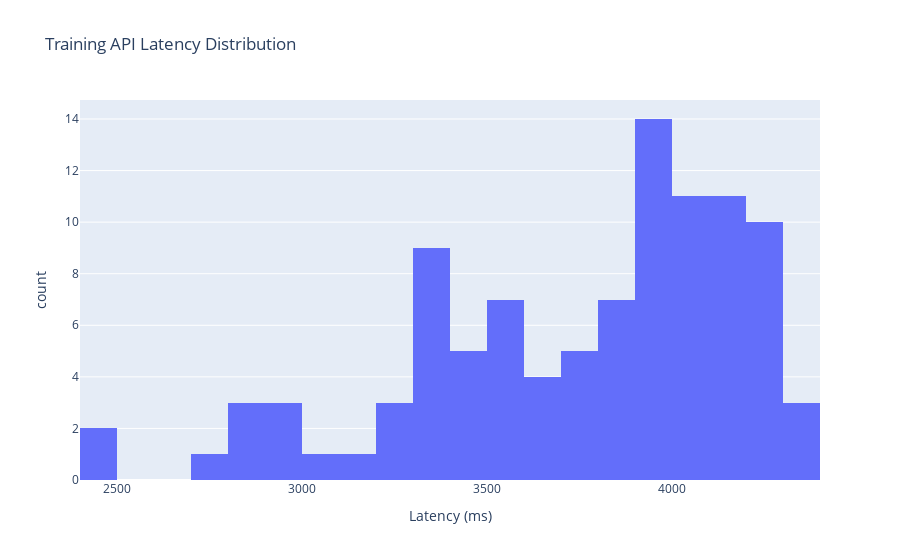
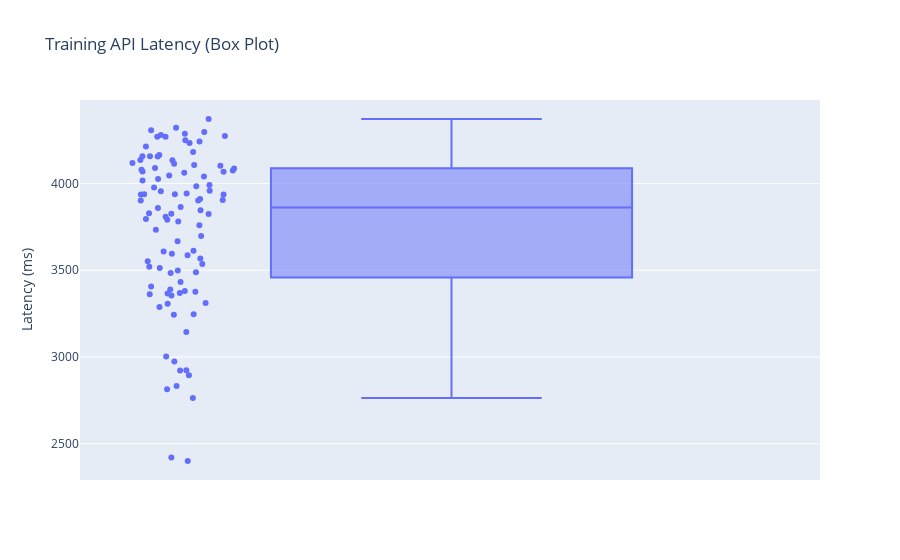

Notebook source saved alongside these figures, in order:
### Code cell
# Latency distribution
fig_hist = px.histogram(
    df,
    x="delta_ms",
    nbins=30,
    title="Training API Latency Distribution",
    labels={"delta_ms": "Latency (ms)"},
)
fig_hist.show()

fig_box = px.box(
    df,
    y="delta_ms",
    points="all",
    title="Training API Latency (Box Plot)",
    labels={"delta_ms": "Latency (ms)"},
)
fig_box.show()

### Figure 1 — Plotly figure (JSON) as saved in the notebook; plotly's stock layout.template omitted (floating-point values rounded to 4 significant figures)
{"data": [{"alignmentgroup": "True", "bingroup": "x", "hovertemplate": "Latency (ms)=%{x}<br>count=%{y}<extra></extra>", "legendgroup": "", "marker": {"color": "#636efa", "pattern": {"shape": ""}}, "name": "", "nbinsx": 30, "offsetgroup": "", "orientation": "v", "showlegend": false, "type": "histogram", "x": [3935.0, 3002.0, 3365.0, 2401.0, 3595.0, 3901.0, 3368.0, 2974.0, 2763.0, 2922.0, 3354.0, 3311.0, 4321.0, 4371.0, 3864.0, 3362.0, 3288.0, 3612.0, 3733.0, 4089.0, 3552.0, 3587.0, 4067.0, 3306.0, 4305.0, 2834.0, 4296.0, 3567.0, 2422.0, 4268.0, 4278.0, 3376.0, 4268.0, 4286.0, 3827.0, 3243.0, 3794.0, 4273.0, 4233.0, 4241.0, 3991.0, 3984.0, 4248.0, 2814.0, 4212.0, 3498.0, 3246.0, 4180.0, 3432.0, 3483.0, 3380.0, 4155.0, 2923.0, 4156.0, 3955.0, 4163.0, 3937.0, 4068.0, 4134.0, 2895.0, 4025.0, 3697.0, 4106.0, 3937.0, 4155.0, 4134.0, 4112.0, 3901.0, 3858.0, 4101.0, 3144.0, 3910.0, 4074.0, 4117.0, 3488.0, 3608.0, 3958.0, 3845.0, 4085.0, 4078.0, 4039.0, 4016.0, 4061.0, 3790.0, 3520.0, 4045.0, 3535.0, 3406.0, 3388.0, 3976.0, 3667.0, 3758.0, 3942.0, 3513.0, 3935.0, 3824.0, 3807.0, 3904.0, 3826.0, 3780.0], "xaxis": "x", "yaxis": "y"}], "layout": {"barmode": "relative", "legend": {"tracegroupgap": 0}, "title": {"text": "Training API Latency Distribution"}, "xaxis": {"anchor": "y", "domain": [0, 1], "title": {"text": "Latency (ms)"}}, "yaxis": {"anchor": "x", "domain": [0, 1], "title": {"text": "count"}}}}

### Figure 2 — Plotly figure (JSON) as saved in the notebook; plotly's stock layout.template omitted (floating-point values rounded to 4 significant figures)
{"data": [{"alignmentgroup": "True", "boxpoints": "all", "hovertemplate": "Latency (ms)=%{y}<extra></extra>", "legendgroup": "", "marker": {"color": "#636efa"}, "name": "", "notched": false, "offsetgroup": "", "orientation": "v", "showlegend": false, "type": "box", "x0": " ", "xaxis": "x", "y": [3935.0, 3002.0, 3365.0, 2401.0, 3595.0, 3901.0, 3368.0, 2974.0, 2763.0, 2922.0, 3354.0, 3311.0, 4321.0, 4371.0, 3864.0, 3362.0, 3288.0, 3612.0, 3733.0, 4089.0, 3552.0, 3587.0, 4067.0, 3306.0, 4305.0, 2834.0, 4296.0, 3567.0, 2422.0, 4268.0, 4278.0, 3376.0, 4268.0, 4286.0, 3827.0, 3243.0, 3794.0, 4273.0, 4233.0, 4241.0, 3991.0, 3984.0, 4248.0, 2814.0, 4212.0, 3498.0, 3246.0, 4180.0, 3432.0, 3483.0, 3380.0, 4155.0, 2923.0, 4156.0, 3955.0, 4163.0, 3937.0, 4068.0, 4134.0, 2895.0, 4025.0, 3697.0, 4106.0, 3937.0, 4155.0, 4134.0, 4112.0, 3901.0, 3858.0, 4101.0, 3144.0, 3910.0, 4074.0, 4117.0, 3488.0, 3608.0, 3958.0, 3845.0, 4085.0, 4078.0, 4039.0, 4016.0, 4061.0, 3790.0, 3520.0, 4045.0, 3535.0, 3406.0, 3388.0, 3976.0, 3667.0, 3758.0, 3942.0, 3513.0, 3935.0, 3824.0, 3807.0, 3904.0, 3826.0, 3780.0], "y0": " ", "yaxis": "y"}], "layout": {"boxmode": "group", "legend": {"tracegroupgap": 0}, "title": {"text": "Training API Latency (Box Plot)"}, "xaxis": {"anchor": "y", "domain": [0, 1]}, "yaxis": {"anchor": "x", "domain": [0, 1], "title": {"text": "Latency (ms)"}}}}
